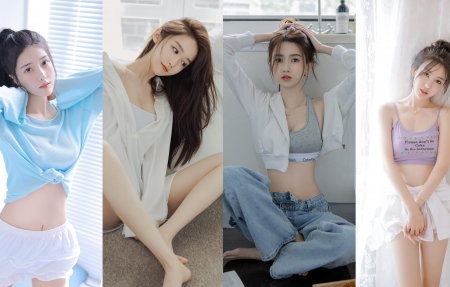
#> input picture Opencv/图形绘制/dy.jpg, 450 x 287 px
$ python '文字图片绘制.py'
#> lines starting #> are read from the running program, lines starting #| are printed output that depends on the picture
import cv2
import numpy as np
img = cv2.imread('dy.jpg',1)
#> img is the input picture: shape (287, 450, 3); mean B, G, R 170.6, 168.4, 169.8
font = cv2.FONT_HERSHEY_SIMPLEX
cv2.rectangle(img,(0,0),(450,287),(0,255,0),3)
cv2.putText(img,'they are girl',(100,150),font,1,(200,100,255),2,cv2.LINE_AA)
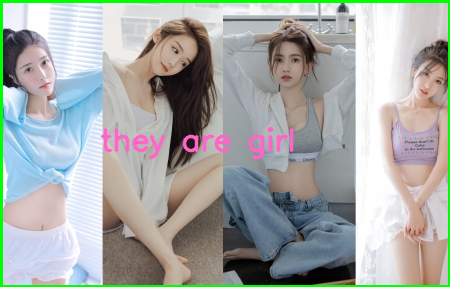
#> img: shape (287, 450, 3); mean B, G, R 165.8, 169.7, 165.6
cv2.imshow('src',img)
cv2.waitKey(0)
